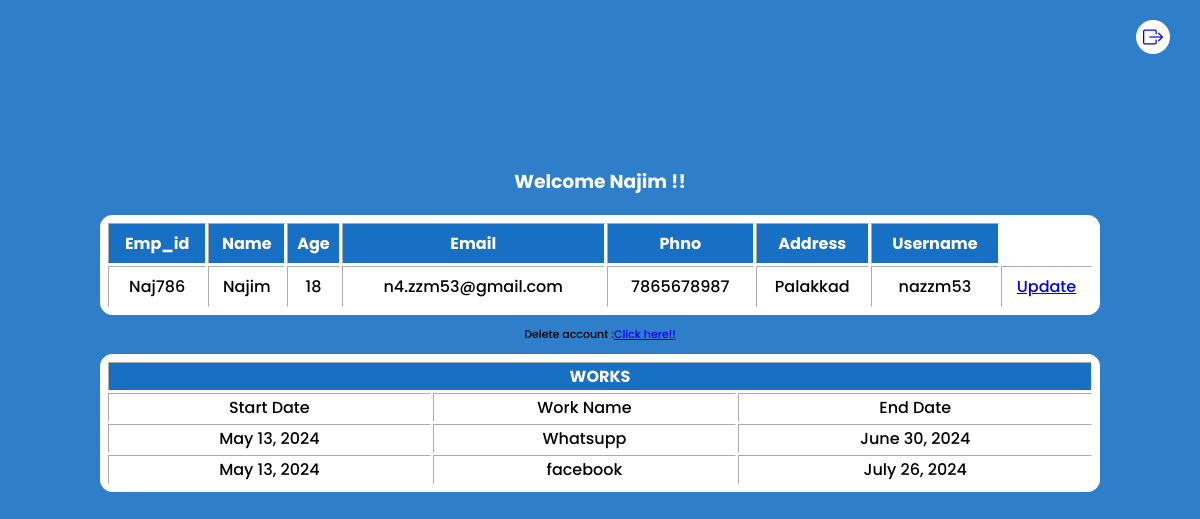
/employeeselfview (signed in), run on an earlier commit of the app's database.
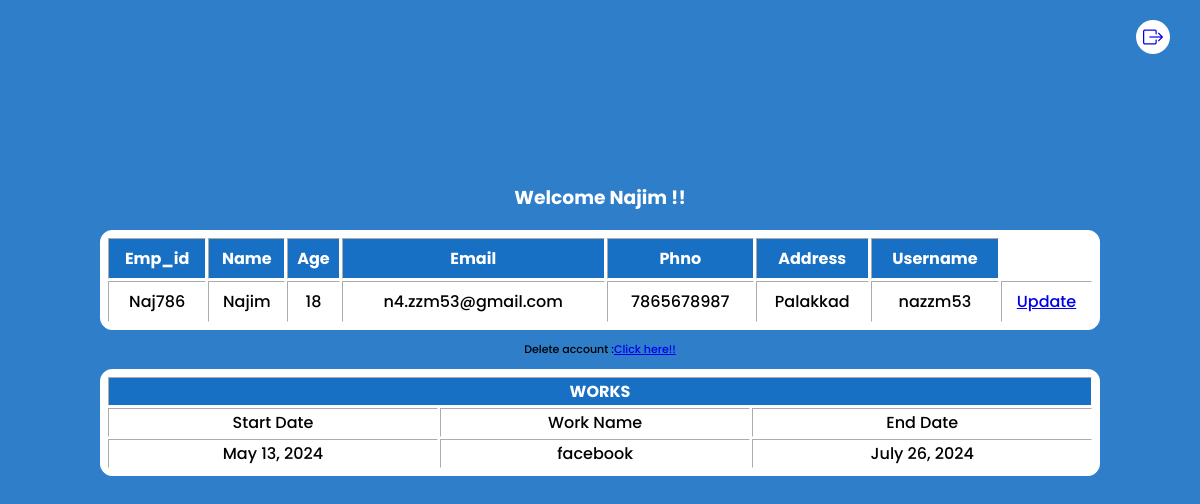
And on a later commit of the database.
### app/models.py (models this page shows, shortened)
class employee(models.Model):
    emp_id=models.CharField(max_length=6)
    name=models.CharField(max_length=20)
    age=models.IntegerField()
    email=models.CharField(max_length=20)
    phno=models.IntegerField()
    address=models.TextField()
    username=models.CharField(max_length=10)
    password=models.CharField(max_length=10)
    status=models.CharField(max_length=20)

class assigned_work(models.Model):
    wrk=models.ForeignKey(work,on_delete=models.CASCADE)
    emp=models.ForeignKey(employee,on_delete=models.CASCADE)

class work(models.Model):
    name=models.TextField()
    end_date=models.DateField()
    start_date=models.DateField()

### app/views.py (the view)
# urls.py: path('employeeselfview',views.employeeselfview),
def employeeselfview(request):
    if 'user' in request.session:
        data=employee.objects.get(username=request.session['user'])
        data1=assigned_work.objects.filter(emp=data)
        return render(request,'employee_template/employee_self_view.html',{'data':data,'data1':data1})
    else:
        return redirect(login)

### templates/employee_template/employee_self_view.html (shortened to what this page needs)
<!DOCTYPE html>
<html lang="en">
<head>
    {% load static %}
    <link rel="stylesheet" href="{% static 'employee_css/css/sample_copy.css' %}">
    <link rel="stylesheet" href="https://cdn.jsdelivr.net/npm/bootstrap-icons@1.11.3/font/bootstrap-icons.min.css">
</head>
<body>
   <div class="esv_main">
    <div class="logout">
        <a href="../logout"><i class="bi bi-box-arrow-right"></i></a>
    </div>
    <div class="esv_container">
        <h3>Welcome {{data.name}} !!</h3>
        <table border="1">
            <tr>
                <th>Emp_id</th>
                <th>Name</th>
                <th>Age</th>
                <th>Email</th>
                <th>Phno</th>
                <th>Address</th>
                <th>Username</th>
            </tr>
            <tr>
                <td>{{ data.emp_id }}</td>
                <td>{{ data.name }}</td>
                <td>{{ data.age }}</td>
                <td>{{ data.email }}</td>
                <td>{{ data.phno }}</td>
                <td>{{ data.address }}</td>
                <td>{{ data.username }}</td>
                <td>
                    <a href="../update_emp">Update</a>
                </td>
            </tr>
        </table>
        <p>Delete account :<a href="../delete">Click here!!</a></p>
        <table border="1">
            <tr>
                <th colspan="3">WORKS</th>
            </tr>
            <tr>
                <td>Start Date</td>
                <td>Work Name</td>
                <td>End Date</td>
            </tr>
            {% for i in data1 %}
                <tr>
                    <td>{{i.wrk.start_date}}</td>
                    <td>{{i.wrk.name}}</td>
                    <td>{{i.wrk.end_date}}</td>
                </tr>
            {% endfor %}
        </table>
    </div>
   </div>
</body>
</html>

### static/employee_css/css/sample_copy.css (style rules this page uses)
body { background-color: rgb(46, 126, 201); margin: 0px; padding: 0px; font-family: "Poppins", sans-serif; font-weight: 500; font-style: normal; }
.container, p { font-size: 11px; }
.esv_container { width: 100%; margin-top: 10%; height: 50vh; display: flex; flex-direction: column; justify-content: center; align-items: center; }
table { width: 1000px; height: 100px; background-color: rgb(255, 255, 255); border: 1px solid rgb(255, 255, 255); border-radius: 12px; padding: 5px; text-align: center; }
th { background-color: rgb(23, 112, 195); color: rgb(255, 255, 255); }
.esv_container h3 { color: rgb(255, 255, 255); }
.logout { width: 20px; height: 20px; font-weight: 900; position: absolute; display: flex; justify-content: center; align-items: center; padding: 7px; border-radius: 25px; background-color: white; top: 20px; right: 30px; z-index: 1; font-size: 20px; }

What changed in the data, as far as the page shows it:
removed assigned_work: wrk.start_date "May 13, 2024", wrk.name "Whatsupp", wrk.end_date "June 30, 2024"
